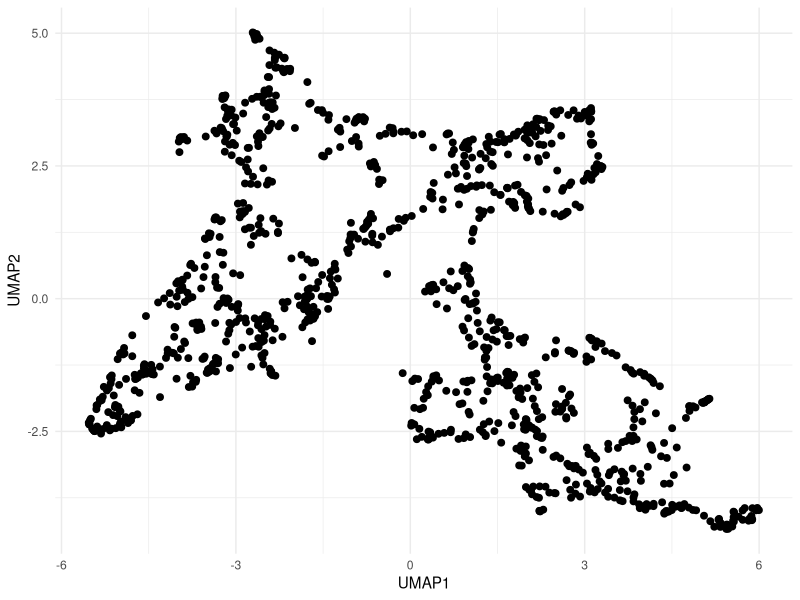
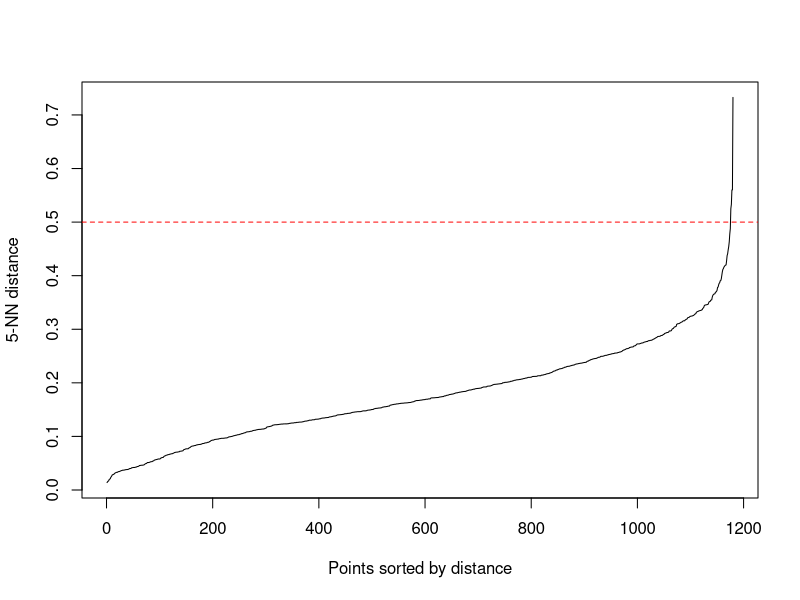
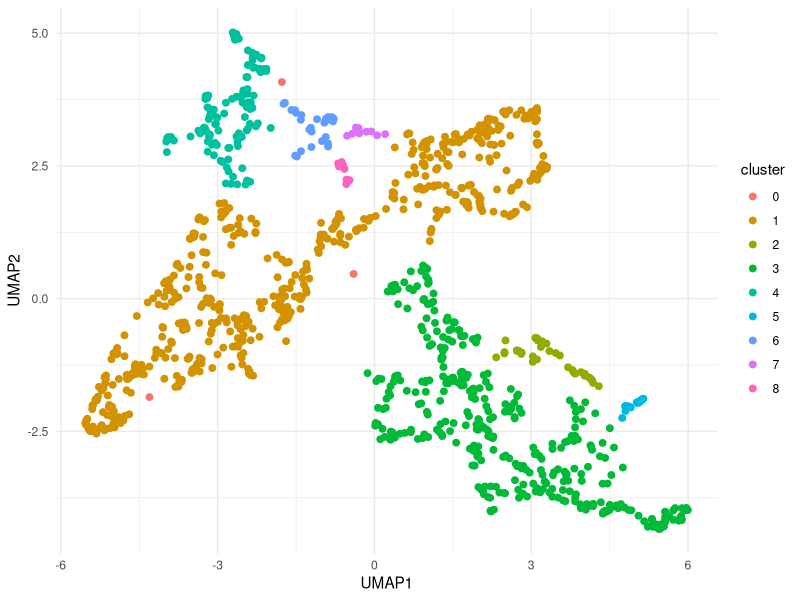
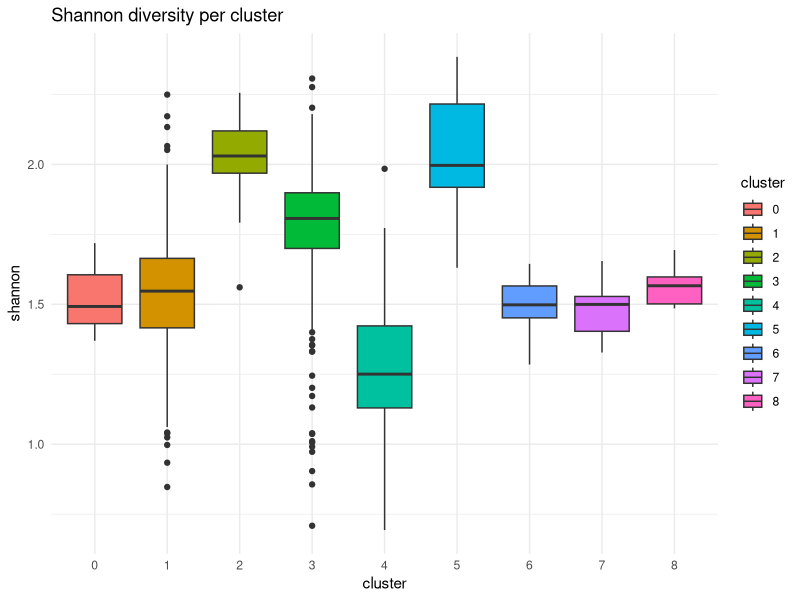

Source code (R) for these figures, in order: (Note: this script raises an error after producing the figures.)
## ---- chunk 1
library(readxl)
library(dplyr)
library(writexl)
library(dplyr)
library(tidyr)
setwd("~/Desktop/Szade_Lab/aktualne")
## ---- chunk 2
cyto_cols <- c(
  "all_events",
  "singlets_cells",
  "Live_dead_Ly6C_subset",
  "cKit_neg",
  "low6c_mono",
  "monocytes_1",
  "neutrophils",
  "non_mielo",
  "FcR_neg",
  "CD150neg_CD105pos",
  "CD150pos_CD105pos",
  "CD150pos_CD105neg",
  "CD150neg_CD105neg",
  "cKit_pos",
  "GMP",
  "non_GMP",
  "CFU_E",
  "CMP",
  "preCFUE",
  "preGM",
  "preMegE",
  "trombo"
)

# wczytanie danych
df <- read_excel("ERC_aim1_exp15_summary.xlsx") 

# OBIEKT R z samą cytometrią
df_cyto <- df %>%
  select(all_of(cyto_cols))

# normalizacja % of live dla wszystkich
denom <- "Live_dead_Ly6C_subset"
gate_cols <- setdiff(colnames(df_cyto), denom)

df_cyto_pct_live <- df_cyto %>%
  mutate(
    across(
      all_of(gate_cols),
      ~ ifelse(.data[[denom]] == 0 | is.na(.data[[denom]]), NA_real_, (.x / .data[[denom]]) * 100),
      .names = "{.col}_pct_live"
    )
  )

#normalizacja % of live dla zgatowanych populacji
gated_populations <- c(
  "cKit_neg",
  "low6c_mono",
  "monocytes_1",
  "neutrophils",
  "non_mielo",
  "FcR_neg",
  "CD150neg_CD105pos",
  "CD150pos_CD105pos",
  "CD150pos_CD105neg",
  "CD150neg_CD105neg",
  "cKit_pos",
  "GMP",
  "non_GMP",
  "CFU_E",
  "CMP",
  "preCFUE",
  "preGM",
  "preMegE",
  "trombo"
)

denom <- "Live_dead_Ly6C_subset"
df_gated_pct_live <- df_cyto %>%
  mutate(
    across(
      all_of(gated_populations),
      ~ ifelse(
        .data[[denom]] == 0 | is.na(.data[[denom]]),
        NA_real_,
        (.x / .data[[denom]]) * 100
      ),
      .names = "{.col}_pct_live"
    )
  ) %>%
  select(ends_with("_pct_live"))
## ---- chunk 3
set.seed(123)

# 1. NA -> 0
pca_df <- df_gated_pct_live %>%
  mutate(across(everything(), ~ replace_na(.x, 0)))

# usuwamy kolumny o zerowej wariancji
zero_var_cols <- pca_df %>%
  summarise(across(everything(), ~ var(.x, na.rm = TRUE))) %>%
  pivot_longer(cols = everything(), names_to = "col", values_to = "var") %>%
  filter(is.na(var) | var == 0) %>%
  pull(col)

zero_var_cols

pca_df_filtered <- pca_df %>%
  select(-all_of(zero_var_cols))

# macierz do PCA
pca_mat <- as.matrix(pca_df_filtered)

# PCA bez log-transform
pca_res <- prcomp(
  pca_mat,
  center = TRUE,
  scale. = TRUE
)

# procent wariancji wyjaśnionej
var_explained <- (pca_res$sdev^2) / sum(pca_res$sdev^2)
var_explained_percent <- var_explained * 100

var_explained_percent
cumsum(var_explained_percent)
## ---- chunk 4
# 3. bierzemy pierwsze 6 PC
pca_data <- pca_res$x[, 1:6, drop = FALSE]
## ---- chunk 5
library(uwot)
# UMAP
umap_res <- uwot::umap(pca_data)

# do ramki danych
umap_df <- data.frame(
  UMAP1 = umap_res[,1],
  UMAP2 = umap_res[,2]
)

head(umap_df)
library(ggplot2)

ggplot(umap_df, aes(x = UMAP1, y = UMAP2)) +
  geom_point(size = 2) +
  theme_minimal()
## ---- chunk 6
library(dbscan)

kNNdistplot(umap_res, k = 5)
abline(h = 0.5, col = "red", lty = 2)
## ---- chunk 7
library(dbscan)

db <- dbscan(umap_res, eps = 0.35, minPts = 5) # wybrane z wykresu elbow powyżej!!!

umap_df$cluster <- as.factor(db$cluster)

ggplot(umap_df, aes(x = UMAP1, y = UMAP2, color = cluster)) +
  geom_point(size = 2) +
  theme_minimal()
## ---- chunk 8
umap_df$cluster <- as.factor(db$cluster)

df_clusters <- df_gated_pct_live %>%
  mutate(cluster = as.factor(db$cluster))

table(df_clusters$cluster)

cluster_summary <- df_clusters %>%
  group_by(cluster) %>%
  summarise(across(everything(), mean, na.rm = TRUE))
## ---- chunk 9
library(dplyr)

df_clusters %>%
  group_by(cluster) %>%
  summarise(across(everything(), sd, na.rm = TRUE))
## ---- chunk 10
shannon_index <- function(x) {
  x <- x[x > 0]              
  p <- x / sum(x)         
  -sum(p * log(p))
}

df_clusters$shannon <- apply(
  df_gated_pct_live,
  1,
  shannon_index
)
## ---- chunk 11
library(ggplot2)

ggplot(df_clusters, aes(x = cluster, y = shannon, fill = cluster)) +
  geom_boxplot() +
  theme_minimal() +
  labs(title = "Shannon diversity per cluster")
## ---- chunk 12
kruskal.test(shannon ~ cluster, data = df_clusters)
## ---- chunk 13
df_clusters %>%
  group_by(cluster) %>%
  summarise(mean_shannon = mean(shannon))
## ---- chunk 14
df_clusters <- df_gated_pct_live %>%
  mutate(cluster = as.factor(db$cluster))

cluster_means <- df_clusters %>%
  group_by(cluster) %>%
  summarise(across(everything(), mean, na.rm = TRUE))
## ---- chunk 15
library(tibble)

# globalne średnie i SD
global_mean <- colMeans(df_gated_pct_live, na.rm = TRUE)
global_sd   <- apply(df_gated_pct_live, 2, sd, na.rm = TRUE)

# funkcja do z-score
zscore <- function(x, mean, sd) {
  (x - mean) / sd
}

# profil fenotypowy (z-score)
cluster_profile <- cluster_means %>%
  column_to_rownames("cluster") %>%
  as.matrix()

cluster_profile_z <- sweep(cluster_profile, 2, global_mean, "-")
cluster_profile_z <- sweep(cluster_profile_z, 2, global_sd, "/")
## ---- chunk 16
library(pheatmap)

pheatmap(
  cluster_profile_z,
  scale = "none",
  clustering_distance_rows = "euclidean",
  clustering_distance_cols = "euclidean",
  main = "Phenotypic profile of clusters (z-score)"
)
## ---- chunk 17
library(dplyr)
library(tidyr)

cluster_long <- as.data.frame(cluster_profile_z) %>%
  rownames_to_column("cluster") %>%
  pivot_longer(-cluster, names_to = "feature", values_to = "z")

# top 5 ↑ i ↓ dla każdego klastra
top_features <- cluster_long %>%
  group_by(cluster) %>%
  arrange(desc(z)) %>%
  slice_head(n = 5) %>%
  bind_rows(
    cluster_long %>%
      group_by(cluster) %>%
      arrange(z) %>%
      slice_head(n = 5)
  )
## ---- chunk 18
# próbki należące do klastra 1 z oryginalnego DBSCAN
idx_cl1 <- which(umap_df$cluster == "1")

# dane tylko dla klastra 1, ale nadal w oryginalnej przestrzeni UMAP
umap_cl1_original <- umap_res[idx_cl1, , drop = FALSE]

# dobór eps dla subklastrów
kNNdistplot(umap_cl1_original, k = 5)
abline(h = 0.3, col = "red", lty = 2)
## ---- chunk 19
# subclustering wewnątrz klastra 1
db_sub_cl1 <- dbscan(
  umap_cl1_original,
  eps = 0.3,
  minPts = 5
)

# dodanie subklastrów do głównej ramki
umap_df$subcluster_cl1 <- NA
umap_df$subcluster_cl1[idx_cl1] <- as.factor(db_sub_cl1$cluster)
## ---- chunk 20
ggplot() +
  geom_point(
    data = umap_df %>% filter(cluster != "1"),
    aes(x = UMAP1, y = UMAP2),
    color = "grey80",
    size = 2
  ) +
  geom_point(
    data = umap_df %>% filter(cluster == "1"),
    aes(
      x = UMAP1,
      y = UMAP2,
      color = as.factor(subcluster_cl1)
    ),
    size = 2.5
  ) +
  scale_color_brewer(palette = "Set1") +
  theme_minimal() +
  labs(
    title = "Subclustering within original cluster 1",
    color = "Subcluster"
  )
## ---- chunk 21
df$subcluster_cl1 <- umap_df$subcluster_cl1
table(df$subcluster_cl1)
df_subclaster_cl1 <- df$subcluster_cl1
## ---- chunk 22
subcluster_means <- df_gated_pct_live %>%
  mutate(subcluster = df$subcluster_cl1) %>%
  filter(!is.na(subcluster)) %>%
  group_by(subcluster) %>%
  summarise(across(everything(), mean, na.rm = TRUE))

subcluster_sd <- subcluster_means %>%
  pivot_longer(-subcluster) %>%
  group_by(name) %>%
  summarise(sd_between_clusters = sd(value, na.rm = TRUE)) %>%
  arrange(desc(sd_between_clusters))

head(subcluster_sd, 15)
## ---- chunk 23
subcluster_means_long <- subcluster_means %>%
  pivot_longer(-subcluster)

subcluster_means_long %>%
  group_by(subcluster) %>%
  slice_max(value, n = 10)
## ---- chunk 24
library(pheatmap)
library(tibble)

# macierz średnich
heatmap_mat <- subcluster_means %>%
  column_to_rownames("subcluster") %>%
  as.matrix()

# bezpieczny z-score
zscore_safe <- function(x, mean, sd) {
  if (is.na(sd) || sd == 0) {
    return(rep(0, length(x)))
  } else {
    return((x - mean) / sd)
  }
}

heatmap_z <- apply(
  heatmap_mat,
  2,
  function(col) {
    zscore_safe(
      col,
      mean(col, na.rm = TRUE),
      sd(col, na.rm = TRUE)
    )
  }
)

rownames(heatmap_z) <- rownames(heatmap_mat)

# upewniamy się, że nie ma NA/Inf
heatmap_z[is.na(heatmap_z)] <- 0
heatmap_z[is.infinite(heatmap_z)] <- 0

pheatmap(
  heatmap_z,
  cluster_rows = TRUE,
  cluster_cols = TRUE,
  fontsize_col = 10,
  fontsize_row = 12,
  angle_col = 90,
  main = "Z-score heatmap of mean cytometric populations across subclusters of cluster 1"
)
## ---- chunk 25
zero_sd_cols <- names(
  which(apply(heatmap_mat, 2, sd, na.rm = TRUE) == 0)
)

zero_sd_cols
## ---- chunk 26
# próbki należące do klastra 2 z oryginalnego DBSCAN
idx_cl2 <- which(umap_df$cluster == "2")

# dane tylko dla klastra 2, ale nadal w oryginalnej przestrzeni UMAP
umap_cl2_original <- umap_res[idx_cl2, , drop = FALSE]

# dobór eps dla subklastrów
kNNdistplot(umap_cl2_original, k = 5)
abline(h = 0.3, col = "red", lty = 2)
## ---- chunk 27
# subclustering wewnątrz klastra 1
db_sub_cl2 <- dbscan(
  umap_cl2_original,
  eps = 0.3,
  minPts = 5
)

# dodanie subklastrów do głównej ramki
umap_df$subcluster_cl2 <- NA
umap_df$subcluster_cl2[idx_cl2] <- as.factor(db_sub_cl2$cluster)
## ---- chunk 28
ggplot() +
  geom_point(
    data = umap_df %>% filter(cluster != "2"),
    aes(x = UMAP1, y = UMAP2),
    color = "grey80",
    size = 2
  ) +
  geom_point(
    data = umap_df %>% filter(cluster == "2"),
    aes(
      x = UMAP1,
      y = UMAP2,
      color = as.factor(subcluster_cl2)
    ),
    size = 2.5
  ) +
  scale_color_brewer(palette = "Set1") +
  theme_minimal() +
  labs(
    title = "Subclustering within original cluster 2",
    color = "Subcluster"
  )
## ---- chunk 29
df$subcluster_cl2 <- umap_df$subcluster_cl2
table(df$subcluster_cl2)
df_subclaster_cl2 <- df$subcluster_cl2
## ---- chunk 30
subcluster_means_long <- subcluster_means %>%
  pivot_longer(-subcluster)

subcluster_means_long %>%
  group_by(subcluster) %>%
  slice_max(value, n = 10)
## ---- chunk 31
library(pheatmap)
library(tibble)

# macierz średnich
heatmap_mat <- subcluster_means %>%
  column_to_rownames("subcluster") %>%
  as.matrix()

# bezpieczny z-score
zscore_safe <- function(x, mean, sd) {
  if (is.na(sd) || sd == 0) {
    return(rep(0, length(x)))
  } else {
    return((x - mean) / sd)
  }
}

heatmap_z <- apply(
  heatmap_mat,
  2,
  function(col) {
    zscore_safe(
      col,
      mean(col, na.rm = TRUE),
      sd(col, na.rm = TRUE)
    )
  }
)

rownames(heatmap_z) <- rownames(heatmap_mat)

# upewniamy się, że nie ma NA/Inf
heatmap_z[is.na(heatmap_z)] <- 0
heatmap_z[is.infinite(heatmap_z)] <- 0

pheatmap(
  heatmap_z,
  cluster_rows = TRUE,
  cluster_cols = TRUE,
  fontsize_col = 10,
  fontsize_row = 12,
  angle_col = 90,
  main = "Z-score heatmap of mean cytometric populations across subclusters of cluster 2"
)
